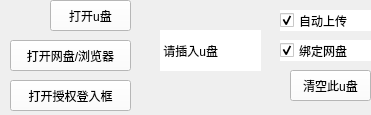
<?xml version="1.0" encoding="UTF-8"?>
<ui version="4.0">
 <class>Widget</class>
 <widget class="QWidget" name="Widget">
  <property name="geometry">
   <rect>
    <x>0</x>
    <y>0</y>
    <width>371</width>
    <height>115</height>
   </rect>
  </property>
  <property name="windowTitle">
   <string>Widget</string>
  </property>
  <property name="styleSheet">
   <string notr="true"/>
  </property>
  <widget class="QCheckBox" name="checkBox">
   <property name="geometry">
    <rect>
     <x>280</x>
     <y>10</y>
     <width>91</width>
     <height>21</height>
    </rect>
   </property>
   <property name="styleSheet">
    <string notr="true">background-color: rgb(255, 255, 255);</string>
   </property>
   <property name="text">
    <string>自动上传</string>
   </property>
   <property name="checked">
    <bool>true</bool>
   </property>
  </widget>
  <widget class="QPushButton" name="pushButton_2">
   <property name="geometry">
    <rect>
     <x>290</x>
     <y>70</y>
     <width>81</width>
     <height>31</height>
    </rect>
   </property>
   <property name="styleSheet">
    <string notr="true">background-color: rgb(255, 255, 255);</string>
   </property>
   <property name="text">
    <string>清空此u盘</string>
   </property>
  </widget>
  <widget class="QPushButton" name="pushButton_4">
   <property name="geometry">
    <rect>
     <x>10</x>
     <y>40</y>
     <width>121</width>
     <height>31</height>
    </rect>
   </property>
   <property name="styleSheet">
    <string notr="true">background-color: rgb(255, 255, 255);</string>
   </property>
   <property name="text">
    <string>打开网盘/浏览器</string>
   </property>
  </widget>
  <widget class="QLabel" name="label_2">
   <property name="geometry">
    <rect>
     <x>160</x>
     <y>30</y>
     <width>101</width>
     <height>41</height>
    </rect>
   </property>
   <property name="styleSheet">
    <string notr="true">background-color: rgb(255, 255, 255);</string>
   </property>
   <property name="text">
    <string> 请插入u盘</string>
   </property>
  </widget>
  <widget class="QCheckBox" name="checkBox_2">
   <property name="geometry">
    <rect>
     <x>280</x>
     <y>40</y>
     <width>91</width>
     <height>21</height>
    </rect>
   </property>
   <property name="styleSheet">
    <string notr="true">background-color: rgb(255, 255, 255);</string>
   </property>
   <property name="text">
    <string>绑定网盘</string>
   </property>
   <property name="checked">
    <bool>true</bool>
   </property>
  </widget>
  <widget class="QPushButton" name="pushButton">
   <property name="geometry">
    <rect>
     <x>50</x>
     <y>0</y>
     <width>81</width>
     <height>31</height>
    </rect>
   </property>
   <property name="styleSheet">
    <string notr="true">background-color: rgb(255, 255, 255);</string>
   </property>
   <property name="text">
    <string>打开u盘</string>
   </property>
  </widget>
  <widget class="QPushButton" name="pushButton_3">
   <property name="geometry">
    <rect>
     <x>10</x>
     <y>80</y>
     <width>121</width>
     <height>31</height>
    </rect>
   </property>
   <property name="styleSheet">
    <string notr="true">background-color: rgb(255, 255, 255);</string>
   </property>
   <property name="text">
    <string>打开授权登入框</string>
   </property>
  </widget>
 </widget>
 <layoutdefault spacing="6" margin="11"/>
 <resources/>
 <connections/>
</ui>
